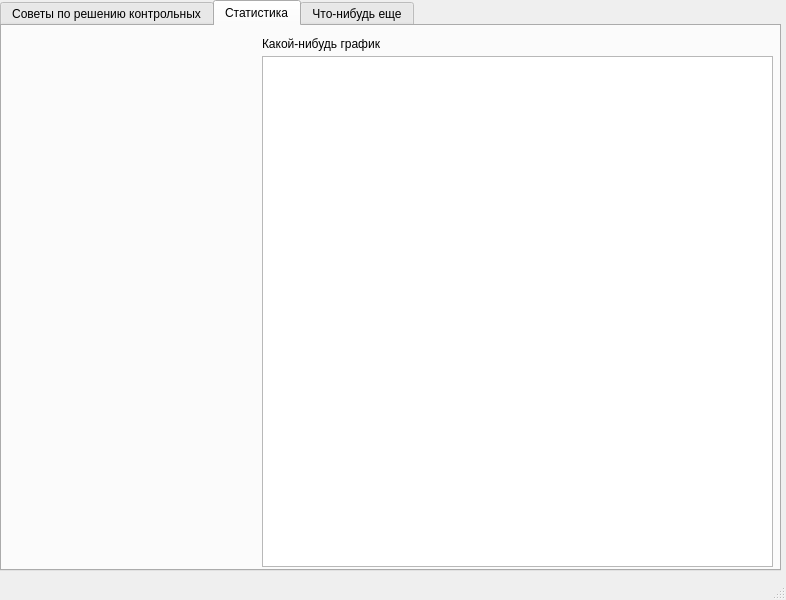
<?xml version="1.0" encoding="UTF-8"?>
<ui version="4.0">
 <class>MainWindow</class>
 <widget class="QMainWindow" name="MainWindow">
  <property name="geometry">
   <rect>
    <x>0</x>
    <y>0</y>
    <width>786</width>
    <height>600</height>
   </rect>
  </property>
  <property name="windowTitle">
   <string>MainWindow</string>
  </property>
  <widget class="QWidget" name="centralwidget">
   <widget class="QTabWidget" name="tabWidget">
    <property name="geometry">
     <rect>
      <x>0</x>
      <y>0</y>
      <width>781</width>
      <height>571</height>
     </rect>
    </property>
    <property name="currentIndex">
     <number>1</number>
    </property>
    <widget class="QWidget" name="tab_predict">
     <attribute name="title">
      <string>Советы по решению контрольных</string>
     </attribute>
     <widget class="QLabel" name="studid_label">
      <property name="geometry">
       <rect>
        <x>10</x>
        <y>10</y>
        <width>47</width>
        <height>13</height>
       </rect>
      </property>
      <property name="text">
       <string>StudId</string>
      </property>
     </widget>
     <widget class="QLineEdit" name="lineEdit">
      <property name="geometry">
       <rect>
        <x>10</x>
        <y>30</y>
        <width>113</width>
        <height>20</height>
       </rect>
      </property>
     </widget>
     <widget class="QLabel" name="subject_label">
      <property name="geometry">
       <rect>
        <x>140</x>
        <y>10</y>
        <width>47</width>
        <height>13</height>
       </rect>
      </property>
      <property name="text">
       <string>Предмет</string>
      </property>
     </widget>
     <widget class="QComboBox" name="comboBox_subject">
      <property name="geometry">
       <rect>
        <x>140</x>
        <y>30</y>
        <width>69</width>
        <height>21</height>
       </rect>
      </property>
     </widget>
     <widget class="QPushButton" name="predict_button">
      <property name="geometry">
       <rect>
        <x>10</x>
        <y>60</y>
        <width>75</width>
        <height>23</height>
       </rect>
      </property>
      <property name="text">
       <string>Стратегия</string>
      </property>
     </widget>
     <widget class="QTextEdit" name="text_predict_edit">
      <property name="geometry">
       <rect>
        <x>220</x>
        <y>30</y>
        <width>541</width>
        <height>501</height>
       </rect>
      </property>
      <property name="readOnly">
       <bool>true</bool>
      </property>
     </widget>
     <widget class="QLabel" name="test_label">
      <property name="geometry">
       <rect>
        <x>140</x>
        <y>60</y>
        <width>71</width>
        <height>16</height>
       </rect>
      </property>
      <property name="text">
       <string>Контрольная</string>
      </property>
     </widget>
     <widget class="QComboBox" name="comboBox_text">
      <property name="geometry">
       <rect>
        <x>140</x>
        <y>80</y>
        <width>69</width>
        <height>21</height>
       </rect>
      </property>
     </widget>
    </widget>
    <widget class="QWidget" name="tab_stat">
     <attribute name="title">
      <string>Статистика</string>
     </attribute>
     <widget class="QGraphicsView" name="graphicsViewForGraf">
      <property name="geometry">
       <rect>
        <x>260</x>
        <y>30</y>
        <width>511</width>
        <height>511</height>
       </rect>
      </property>
     </widget>
     <widget class="QLabel" name="graf_label">
      <property name="geometry">
       <rect>
        <x>260</x>
        <y>10</y>
        <width>121</width>
        <height>16</height>
       </rect>
      </property>
      <property name="text">
       <string>Какой-нибудь график</string>
      </property>
     </widget>
    </widget>
    <widget class="QWidget" name="tab_something_else">
     <attribute name="title">
      <string>Что-нибудь еще</string>
     </attribute>
    </widget>
   </widget>
  </widget>
  <widget class="QStatusBar" name="statusbar"/>
 </widget>
 <resources/>
 <connections/>
</ui>
